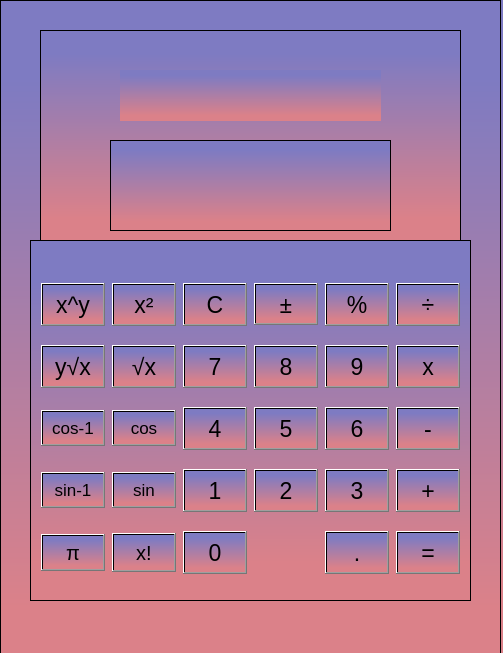
<?xml version="1.0" encoding="UTF-8"?>
<ui version="4.0">
 <class>MainWindow</class>
 <widget class="QMainWindow" name="MainWindow">
  <property name="geometry">
   <rect>
    <x>0</x>
    <y>0</y>
    <width>503</width>
    <height>653</height>
   </rect>
  </property>
  <property name="windowTitle">
   <string>MainWindow</string>
  </property>
  <property name="styleSheet">
   <string notr="true">background-color: qlineargradient(spread:pad, x1:1, y1:0.113773, x2:1, y2:0.892, stop:0 rgba(126, 123, 194, 255), stop:1 rgba(219, 129, 137, 255));



</string>
  </property>
  <widget class="QWidget" name="centralwidget">
   <property name="styleSheet">
    <string notr="true">QWidget{background-color: &quot;transparent&quot;;}

QPushButton{color: &quot;white&quot;;}

QPushButton{background-color: &quot;transparent&quot;;}

QFrame{background-color: &quot;transparent&quot;;}

QLabel{color: &quot;white&quot;;}</string>
   </property>
   <widget class="QFrame" name="frame">
    <property name="geometry">
     <rect>
      <x>0</x>
      <y>0</y>
      <width>501</width>
      <height>681</height>
     </rect>
    </property>
    <property name="autoFillBackground">
     <bool>false</bool>
    </property>
    <property name="frameShape">
     <enum>QFrame::StyledPanel</enum>
    </property>
    <property name="frameShadow">
     <enum>QFrame::Raised</enum>
    </property>
    <widget class="QFrame" name="frame_2">
     <property name="enabled">
      <bool>true</bool>
     </property>
     <property name="geometry">
      <rect>
       <x>30</x>
       <y>240</y>
       <width>441</width>
       <height>361</height>
      </rect>
     </property>
     <property name="frameShape">
      <enum>QFrame::StyledPanel</enum>
     </property>
     <property name="frameShadow">
      <enum>QFrame::Raised</enum>
     </property>
     <widget class="QPushButton" name="dot">
      <property name="geometry">
       <rect>
        <x>295</x>
        <y>291</y>
        <width>64</width>
        <height>43</height>
       </rect>
      </property>
      <property name="font">
       <font>
        <pointsize>17</pointsize>
        <weight>50</weight>
        <bold>false</bold>
       </font>
      </property>
      <property name="text">
       <string>.</string>
      </property>
     </widget>
     <widget class="QPushButton" name="five">
      <property name="geometry">
       <rect>
        <x>224</x>
        <y>167</y>
        <width>64</width>
        <height>43</height>
       </rect>
      </property>
      <property name="font">
       <font>
        <pointsize>17</pointsize>
        <weight>50</weight>
        <bold>false</bold>
       </font>
      </property>
      <property name="text">
       <string>5</string>
      </property>
     </widget>
     <widget class="QPushButton" name="six">
      <property name="geometry">
       <rect>
        <x>295</x>
        <y>167</y>
        <width>64</width>
        <height>43</height>
       </rect>
      </property>
      <property name="font">
       <font>
        <pointsize>17</pointsize>
        <weight>50</weight>
        <bold>false</bold>
       </font>
      </property>
      <property name="text">
       <string>6</string>
      </property>
     </widget>
     <widget class="QPushButton" name="nrt_2">
      <property name="geometry">
       <rect>
        <x>11</x>
        <y>105</y>
        <width>64</width>
        <height>43</height>
       </rect>
      </property>
      <property name="font">
       <font>
        <pointsize>17</pointsize>
        <weight>50</weight>
        <bold>false</bold>
       </font>
      </property>
      <property name="text">
       <string>y√x</string>
      </property>
     </widget>
     <widget class="QPushButton" name="sub">
      <property name="geometry">
       <rect>
        <x>366</x>
        <y>167</y>
        <width>64</width>
        <height>43</height>
       </rect>
      </property>
      <property name="font">
       <font>
        <pointsize>17</pointsize>
        <weight>50</weight>
        <bold>false</bold>
       </font>
      </property>
      <property name="text">
       <string>-</string>
      </property>
     </widget>
     <widget class="QPushButton" name="two">
      <property name="geometry">
       <rect>
        <x>224</x>
        <y>229</y>
        <width>64</width>
        <height>43</height>
       </rect>
      </property>
      <property name="font">
       <font>
        <pointsize>17</pointsize>
        <weight>50</weight>
        <bold>false</bold>
       </font>
      </property>
      <property name="text">
       <string>2</string>
      </property>
     </widget>
     <widget class="QPushButton" name="pi">
      <property name="geometry">
       <rect>
        <x>11</x>
        <y>294</y>
        <width>64</width>
        <height>37</height>
       </rect>
      </property>
      <property name="font">
       <font>
        <family>MS Sans Serif</family>
        <pointsize>15</pointsize>
        <weight>50</weight>
        <bold>false</bold>
       </font>
      </property>
      <property name="text">
       <string>π</string>
      </property>
     </widget>
     <widget class="QPushButton" name="nine">
      <property name="geometry">
       <rect>
        <x>295</x>
        <y>105</y>
        <width>64</width>
        <height>43</height>
       </rect>
      </property>
      <property name="font">
       <font>
        <pointsize>17</pointsize>
        <weight>50</weight>
        <bold>false</bold>
       </font>
      </property>
      <property name="text">
       <string>9</string>
      </property>
     </widget>
     <widget class="QPushButton" name="div">
      <property name="geometry">
       <rect>
        <x>366</x>
        <y>43</y>
        <width>64</width>
        <height>43</height>
       </rect>
      </property>
      <property name="font">
       <font>
        <pointsize>17</pointsize>
        <weight>50</weight>
        <bold>false</bold>
       </font>
      </property>
      <property name="text">
       <string>÷</string>
      </property>
     </widget>
     <widget class="QPushButton" name="asin">
      <property name="geometry">
       <rect>
        <x>11</x>
        <y>232</y>
        <width>64</width>
        <height>36</height>
       </rect>
      </property>
      <property name="font">
       <font>
        <pointsize>13</pointsize>
        <weight>50</weight>
        <bold>false</bold>
        <strikeout>false</strikeout>
       </font>
      </property>
      <property name="text">
       <string>sin-1</string>
      </property>
     </widget>
     <widget class="QPushButton" name="mod">
      <property name="geometry">
       <rect>
        <x>295</x>
        <y>43</y>
        <width>64</width>
        <height>43</height>
       </rect>
      </property>
      <property name="font">
       <font>
        <pointsize>17</pointsize>
        <weight>50</weight>
        <bold>false</bold>
       </font>
      </property>
      <property name="text">
       <string>%</string>
      </property>
     </widget>
     <widget class="QPushButton" name="equals">
      <property name="geometry">
       <rect>
        <x>366</x>
        <y>291</y>
        <width>64</width>
        <height>43</height>
       </rect>
      </property>
      <property name="font">
       <font>
        <pointsize>17</pointsize>
        <weight>50</weight>
        <bold>false</bold>
       </font>
      </property>
      <property name="text">
       <string>=</string>
      </property>
     </widget>
     <widget class="QPushButton" name="cos">
      <property name="geometry">
       <rect>
        <x>82</x>
        <y>170</y>
        <width>64</width>
        <height>36</height>
       </rect>
      </property>
      <property name="font">
       <font>
        <pointsize>13</pointsize>
        <weight>50</weight>
        <bold>false</bold>
       </font>
      </property>
      <property name="text">
       <string>cos</string>
      </property>
     </widget>
     <widget class="QPushButton" name="eight">
      <property name="geometry">
       <rect>
        <x>224</x>
        <y>105</y>
        <width>64</width>
        <height>43</height>
       </rect>
      </property>
      <property name="font">
       <font>
        <pointsize>17</pointsize>
        <weight>50</weight>
        <bold>false</bold>
       </font>
      </property>
      <property name="text">
       <string>8</string>
      </property>
     </widget>
     <widget class="QPushButton" name="sin">
      <property name="geometry">
       <rect>
        <x>82</x>
        <y>232</y>
        <width>64</width>
        <height>36</height>
       </rect>
      </property>
      <property name="font">
       <font>
        <pointsize>13</pointsize>
        <weight>50</weight>
        <bold>false</bold>
       </font>
      </property>
      <property name="text">
       <string>sin</string>
      </property>
     </widget>
     <widget class="QPushButton" name="pow">
      <property name="geometry">
       <rect>
        <x>82</x>
        <y>43</y>
        <width>64</width>
        <height>43</height>
       </rect>
      </property>
      <property name="font">
       <font>
        <pointsize>17</pointsize>
        <weight>50</weight>
        <bold>false</bold>
       </font>
      </property>
      <property name="text">
       <string>x²</string>
      </property>
     </widget>
     <widget class="QPushButton" name="seven">
      <property name="geometry">
       <rect>
        <x>153</x>
        <y>105</y>
        <width>64</width>
        <height>43</height>
       </rect>
      </property>
      <property name="font">
       <font>
        <pointsize>17</pointsize>
        <weight>50</weight>
        <bold>false</bold>
       </font>
      </property>
      <property name="text">
       <string>7</string>
      </property>
     </widget>
     <widget class="QPushButton" name="four">
      <property name="geometry">
       <rect>
        <x>153</x>
        <y>167</y>
        <width>64</width>
        <height>43</height>
       </rect>
      </property>
      <property name="font">
       <font>
        <pointsize>17</pointsize>
        <weight>50</weight>
        <bold>false</bold>
       </font>
      </property>
      <property name="text">
       <string>4</string>
      </property>
     </widget>
     <widget class="QPushButton" name="one">
      <property name="geometry">
       <rect>
        <x>153</x>
        <y>229</y>
        <width>64</width>
        <height>43</height>
       </rect>
      </property>
      <property name="font">
       <font>
        <pointsize>17</pointsize>
        <weight>50</weight>
        <bold>false</bold>
       </font>
      </property>
      <property name="text">
       <string>1</string>
      </property>
     </widget>
     <widget class="QPushButton" name="three">
      <property name="geometry">
       <rect>
        <x>295</x>
        <y>229</y>
        <width>64</width>
        <height>43</height>
       </rect>
      </property>
      <property name="font">
       <font>
        <pointsize>17</pointsize>
        <weight>50</weight>
        <bold>false</bold>
       </font>
      </property>
      <property name="text">
       <string>3</string>
      </property>
     </widget>
     <widget class="QPushButton" name="plusminus">
      <property name="geometry">
       <rect>
        <x>224</x>
        <y>43</y>
        <width>64</width>
        <height>42</height>
       </rect>
      </property>
      <property name="font">
       <font>
        <family>Perpetua Titling MT</family>
        <pointsize>17</pointsize>
        <weight>50</weight>
        <bold>false</bold>
       </font>
      </property>
      <property name="text">
       <string>±</string>
      </property>
     </widget>
     <widget class="QPushButton" name="xfact">
      <property name="geometry">
       <rect>
        <x>82</x>
        <y>293</y>
        <width>64</width>
        <height>39</height>
       </rect>
      </property>
      <property name="font">
       <font>
        <pointsize>15</pointsize>
        <weight>50</weight>
        <bold>false</bold>
       </font>
      </property>
      <property name="text">
       <string>x!</string>
      </property>
     </widget>
     <widget class="QPushButton" name="acos">
      <property name="geometry">
       <rect>
        <x>11</x>
        <y>170</y>
        <width>64</width>
        <height>36</height>
       </rect>
      </property>
      <property name="font">
       <font>
        <pointsize>13</pointsize>
        <weight>50</weight>
        <bold>false</bold>
        <strikeout>false</strikeout>
       </font>
      </property>
      <property name="text">
       <string>cos-1</string>
      </property>
     </widget>
     <widget class="QPushButton" name="nrt">
      <property name="geometry">
       <rect>
        <x>82</x>
        <y>105</y>
        <width>64</width>
        <height>43</height>
       </rect>
      </property>
      <property name="font">
       <font>
        <pointsize>17</pointsize>
        <weight>50</weight>
        <bold>false</bold>
       </font>
      </property>
      <property name="text">
       <string>√x</string>
      </property>
     </widget>
     <widget class="QPushButton" name="mul">
      <property name="geometry">
       <rect>
        <x>366</x>
        <y>105</y>
        <width>64</width>
        <height>43</height>
       </rect>
      </property>
      <property name="font">
       <font>
        <pointsize>17</pointsize>
        <weight>50</weight>
        <bold>false</bold>
       </font>
      </property>
      <property name="text">
       <string>x</string>
      </property>
     </widget>
     <widget class="QPushButton" name="clear">
      <property name="geometry">
       <rect>
        <x>153</x>
        <y>43</y>
        <width>64</width>
        <height>43</height>
       </rect>
      </property>
      <property name="font">
       <font>
        <pointsize>17</pointsize>
        <weight>50</weight>
        <bold>false</bold>
       </font>
      </property>
      <property name="text">
       <string>C</string>
      </property>
     </widget>
     <widget class="QPushButton" name="zero">
      <property name="geometry">
       <rect>
        <x>153</x>
        <y>291</y>
        <width>64</width>
        <height>43</height>
       </rect>
      </property>
      <property name="font">
       <font>
        <pointsize>17</pointsize>
        <weight>50</weight>
        <bold>false</bold>
       </font>
      </property>
      <property name="text">
       <string>0</string>
      </property>
     </widget>
     <widget class="QPushButton" name="pow_2">
      <property name="geometry">
       <rect>
        <x>11</x>
        <y>43</y>
        <width>64</width>
        <height>43</height>
       </rect>
      </property>
      <property name="font">
       <font>
        <pointsize>17</pointsize>
        <weight>50</weight>
        <bold>false</bold>
       </font>
      </property>
      <property name="text">
       <string>x^y</string>
      </property>
     </widget>
     <widget class="QPushButton" name="add">
      <property name="geometry">
       <rect>
        <x>366</x>
        <y>229</y>
        <width>64</width>
        <height>43</height>
       </rect>
      </property>
      <property name="font">
       <font>
        <pointsize>17</pointsize>
        <weight>50</weight>
        <bold>false</bold>
       </font>
      </property>
      <property name="text">
       <string>+</string>
      </property>
     </widget>
    </widget>
    <widget class="QFrame" name="frame_3">
     <property name="geometry">
      <rect>
       <x>40</x>
       <y>30</y>
       <width>421</width>
       <height>211</height>
      </rect>
     </property>
     <property name="frameShape">
      <enum>QFrame::StyledPanel</enum>
     </property>
     <property name="frameShadow">
      <enum>QFrame::Raised</enum>
     </property>
     <widget class="QTextBrowser" name="textBrowser">
      <property name="geometry">
       <rect>
        <x>70</x>
        <y>110</y>
        <width>281</width>
        <height>91</height>
       </rect>
      </property>
     </widget>
     <widget class="QLabel" name="label">
      <property name="geometry">
       <rect>
        <x>80</x>
        <y>40</y>
        <width>261</width>
        <height>51</height>
       </rect>
      </property>
      <property name="text">
       <string/>
      </property>
     </widget>
    </widget>
   </widget>
  </widget>
 </widget>
 <resources/>
 <connections/>
</ui>
